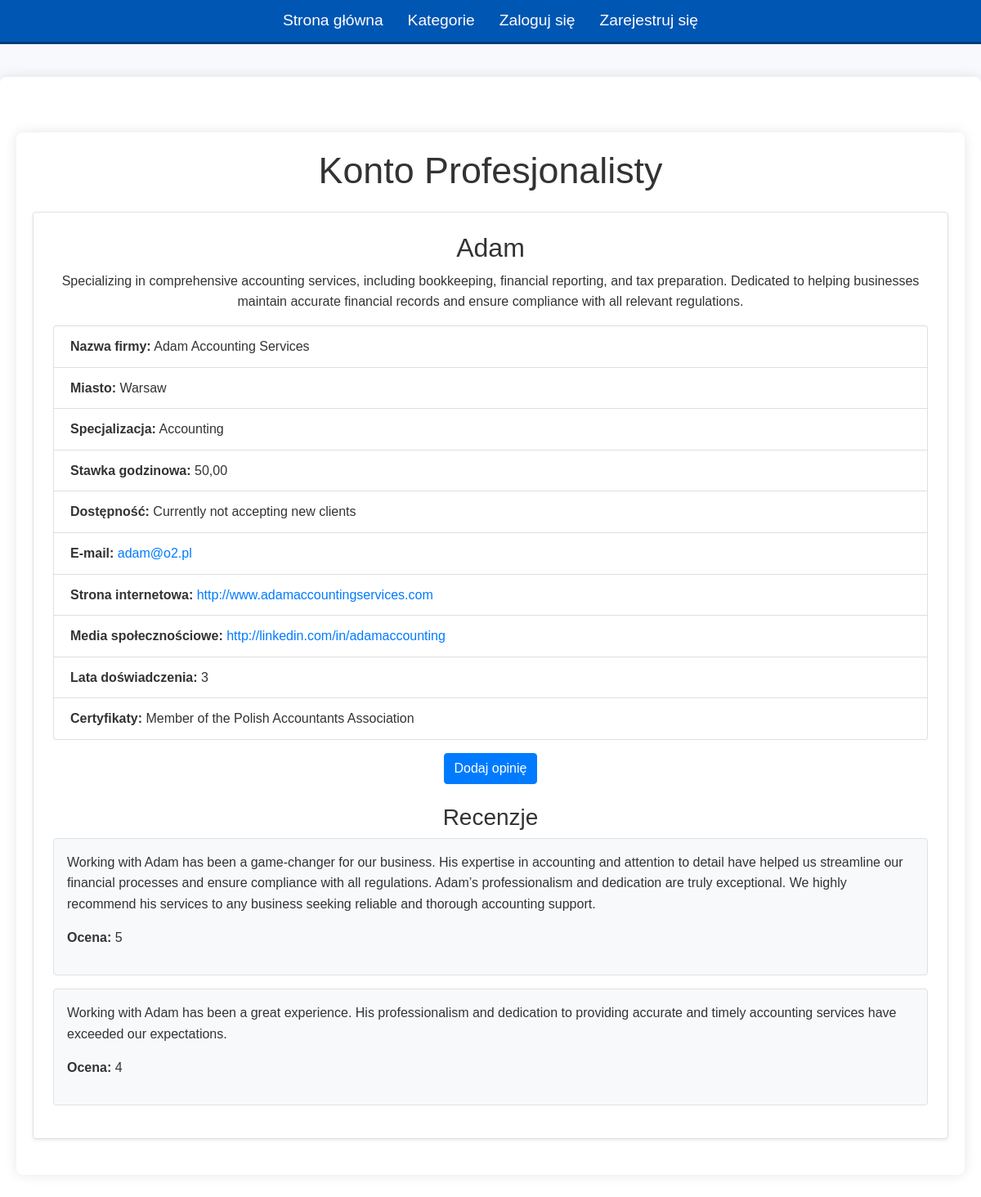
The page /profile/Adam/professional on the database its author committed.
### finance/models.py (models this page shows, shortened)
class ProfessionalUser(models.Model):
    id = models.AutoField(primary_key=True)
    user = models.ForeignKey(User, on_delete=models.CASCADE, related_name="professional_profile")
    company_name = models.CharField(max_length=255, blank=True)
    city = models.CharField(max_length= 255)
    specialization = models.CharField(max_length=255)
    description = models.TextField()
    hourly_rate = models.DecimalField(max_digits=10, decimal_places=2, blank=True, null=True)
    availability = models.CharField(max_length=255)
    email = models.EmailField()
    website = models.URLField(blank = True)
    social_media = models.URLField(blank=True)
    years_of_experience = models.IntegerField(blank=True, null=True)
    certifications = models.TextField(blank=True)

class User(AbstractUser):
    id = models.AutoField(primary_key=True)
    username = models.CharField(max_length=100, unique=True)
    email = models.EmailField(max_length=254)
    password = models.CharField(max_length=128)
    if_professional = models.BooleanField(default=False)

class Rating_User(models.Model):
    id = models.AutoField(primary_key=True)
    reviewer = models.ForeignKey(User, on_delete=models.CASCADE, related_name="give_rate_professional")
    professional_user = models.ForeignKey(ProfessionalUser, on_delete = models.CASCADE, related_name="give_rate_professional")
    value = models.PositiveSmallIntegerField()
    opinion = models.CharField(max_length=1000)
    if_used = models.BooleanField(default=False)

### finance/views.py (the view)
# urls.py: path("profile/<str:username>/professional", views.professional_profile, name="professional_profile"),
def professional_profile(request, username):
    profile = ProfessionalUser.objects.filter(user__username = username).first()
    if profile is None:
        return render(request, "finance/profile_professional.html")
    reviews = Rating_User.objects.filter(professional_user = profile)
    average_value = reviews.aggregate(Avg('value'))['value__avg']
    return render(request, "finance/profile_professional.html",{
        "profile": profile,
        "reviews": reviews,
        "rating": average_value
    })

### finance/templates/finance/profile_professional.html
{% extends 'finance/layout.html' %}
{% block body %}
<div class="container mt-5">
    <h1 class="text-center mb-4">Konto Profesjonalisty</h1>
    {% if profile %}
        <div class="profile-details p-4 mb-4 border rounded shadow-sm bg-white">
            <h2 class="text-center">{{ profile.user.username }}</h2>
            <p class="text-center">{{ profile.description }}</p>
            <ul class="list-group">
                <li class="list-group-item"><strong>Nazwa firmy:</strong> {{ profile.company_name }}</li>
                <li class="list-group-item"><strong>Miasto:</strong> {{ profile.city }}</li>
                <li class="list-group-item"><strong>Specjalizacja:</strong> {{ profile.specialization }}</li>
                <li class="list-group-item"><strong>Stawka godzinowa:</strong> {{ profile.hourly_rate }}</li>
                <li class="list-group-item"><strong>Dostępność:</strong> {{ profile.availability }}</li>
                <li class="list-group-item"><strong>E-mail:</strong> <a href="mailto:{{ profile.email }}">{{ profile.email }}</a></li>
                <li class="list-group-item"><strong>Strona internetowa:</strong> <a href="{{ profile.website }}" target="_blank">{{ profile.website }}</a></li>
                <li class="list-group-item"><strong>Media społecznościowe:</strong> <a href="{{ profile.social_media }}" target="_blank">{{ profile.social_media }}</a></li>
                <li class="list-group-item"><strong>Lata doświadczenia:</strong> {{ profile.years_of_experience }}</li>
                <li class="list-group-item"><strong>Certyfikaty:</strong> {{ profile.certifications }}</li>
            </ul>
            {% if profile.user.username != user.username %}
                <div class="text-center mt-3 mb-3">
                    <a href="{% url 'add_opinion' profile.user.username %}" class="btn btn-primary">Dodaj opinię</a>
                </div>
            {% endif %}
            {% if reviews %}
                <h3 class="text-center mt-4">Recenzje</h3>
                <div class="reviews-section">
                    {% for review in reviews %}
                        <div class="review p-3 mb-3 border rounded bg-light">
                            <p>{{ review.opinion }}</p>
                            <p><strong>Ocena:</strong> {{ review.value }}</p>
                        </div>
                    {% endfor %}
                </div>
            {% endif %}
        </div>
    {% else %}
        <p class="text-center">Ten użytkownik nie ma jeszcze profilu profesjonalisty.</p>
    {% endif %}
</div>
{% endblock %}

### finance/static/finance/styles.css (style rules this page uses)
body { font-family: 'Arial', sans-serif; background-color: #f7f9fc; color: #333; line-height: 1.6; margin: 0; padding: 0; }
.container { max-width: 1200px; margin: 40px auto; padding: 20px; background-color: #fff; border-radius: 8px; box-shadow: 0 0 15px rgba(0, 0, 0, 0.1); }
h1 { font-size: 2.8em; margin-bottom: 20px; }

### rows shown on the page
ProfessionalUser: user.username "Adam", description "Specializing in comprehensive accounting services, including bookkeeping, financial reporting, and tax preparation. Dedicated to helping businesses maintain accurate financial records and ensure compliance with all relevant regulations.", company_name "Adam Accounting Services", city "Warsaw", specialization "Accounting", hourly_rate "50,00", availability "Currently not accepting new clients", email "adam@o2.pl", website "http://www.adamaccountingservices.com", social_media "http://linkedin.com/in/adamaccounting", years_of_experience "3", certifications "Member of the Polish Accountants Association"
Rating_User: opinion "Working with Adam has been a game-changer for our business. His expertise in accounting and attention to detail have helped us streamline our financial processes and ensure compliance with all regulations. Adam’s professionalism and dedication are truly exceptional. We highly recommend his services to any business seeking reliable and thorough accounting support.", value "5"
Rating_User: opinion "Working with Adam has been a great experience. His professionalism and dedication to providing accurate and timely accounting services have exceeded our expectations.", value "4"
